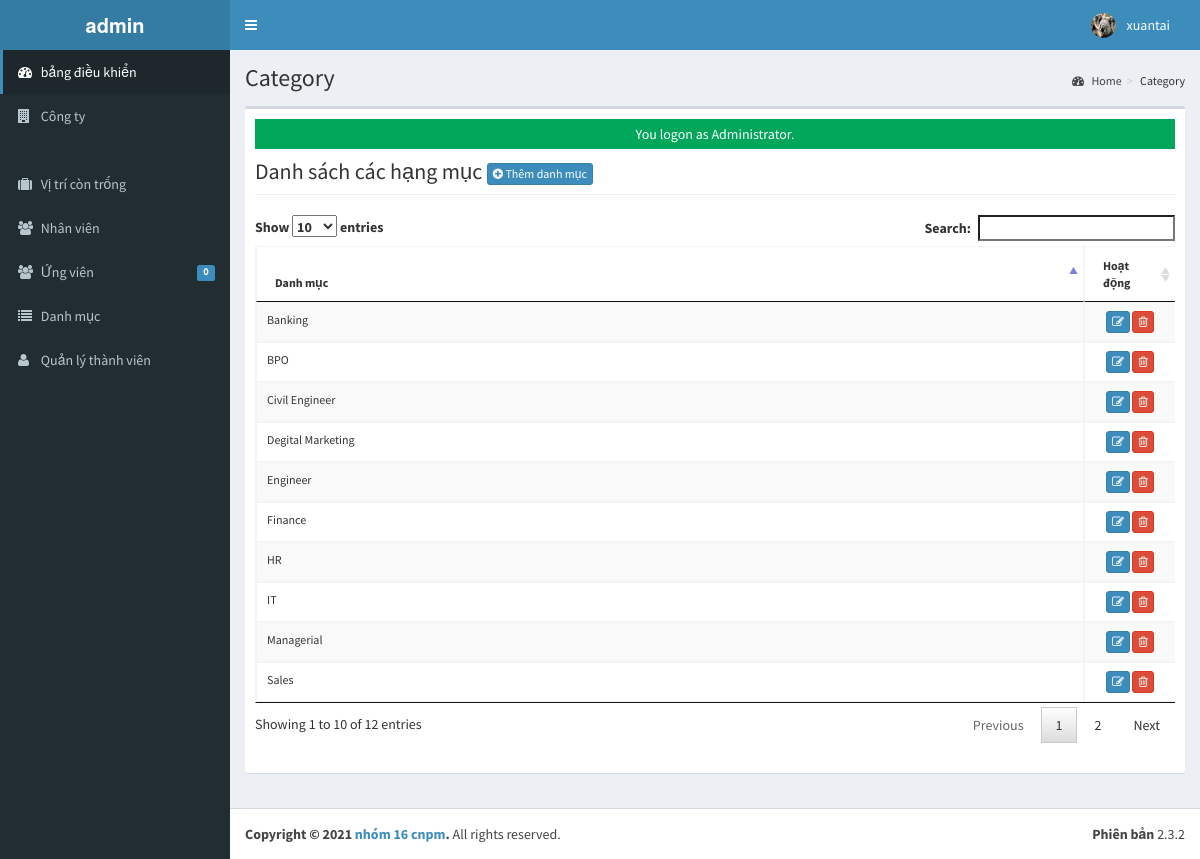
Screenshot of /admin/category/index.php (signed in) with the database file from the repository.
### tables this page shows
CREATE TABLE `tblusers` (
  `USERID` varchar(30) NOT NULL,
  `FULLNAME` varchar(40) NOT NULL,
  `USERNAME` varchar(90) NOT NULL,
  `PASS` varchar(90) NOT NULL,
  `ROLE` varchar(30) NOT NULL,
  `PICLOCATION` varchar(255) NOT NULL
);

CREATE TABLE `tblcategory` (
  `CATEGORYID` int(11) NOT NULL,
  `CATEGORY` varchar(250) NOT NULL
);

### admin/category/index.php (called while the page is built, shortened)
<?php
require_once("../../include/initialize.php");
$title="Category";
require_once ("../theme/templates.php");
?>

### include/database.php (called while the page is built, shortened)
<?php
class Database {
	var $sql_string = '';
	private $conn;
	public function open_connection() {
		$this->conn = mysqli_connect(server,user,pass);
		if(!$this->conn){
			echo "Sự cố trong kết nối cơ sở dữ liệu! Liên hệ với quản trị viên!";
			exit();
		}else{
			$db_select = mysqli_select_db($this->conn,database_name);
		}
	}
	function setQuery($sql='') {
		$this->sql_string=$sql;
	}
	function executeQuery() {
		$result = mysqli_query($this->conn,$this->sql_string);
		return $result;
	}
	private function confirm_query($result) {
		return $result;
	}
	function loadResultList( $key='' ) {
		$cur = $this->executeQuery();
		$array = array();
		while ($row = mysqli_fetch_object($cur)) {
			if ($key) {
				$array[$row->$key] = $row;
			} else {
				$array[] = $row;
			}
		}
		return $array;
	}
	function loadSingleResult() {
		$cur = $this->executeQuery();
		while ($row = mysqli_fetch_object($cur)) {
		return $data = $row;
		}
	}
}
$mydb = new Database();
?>

### include/accounts.php (called while the page is built, shortened)
<?php
require_once(LIB_PATH.DS.'database.php');
class User {
	protected static  $tblname = "tblusers";
	function single_user($id=""){
			global $mydb;
			$mydb->setQuery("SELECT * FROM ".self::$tblname."
				Where USERID= '{$id}' LIMIT 1");
			$cur = $mydb->loadSingleResult();
			return $cur;
	}
}
?>

### include/function.php (called while the page is built, shortened)
<?php
function currentpage(){
		$this_page = $_SERVER['SCRIPT_NAME'];
	    $bits = explode('/',$this_page);
		 return $bits[3];
	}
		?>

### admin/category/list.php (the view, shortened to what this page needs)
<div class="row">
      	 <div class="col-lg-12">
           <h1 class="page-header">Danh sách các hạng mục <a href="index.php?view=add" class="btn btn-primary btn-xs  ">  <i class="fa fa-plus-circle fw-fa"></i> Thêm danh mục</a>  </h1>
      		</div>
  		 </div>
 		    <form action="controller.php?action=delete" Method="POST">
		     <div class="table-responsive">
			<table id="dash-table" class="table table-striped table-bordered table-hover"  style="font-size:12px" cellspacing="0">
			  <thead>
			  	<tr>
			  		<th>
			  		 Danh mục</th>
			  		 <th width="10%" align="center">Hoạt động</th>
			  	</tr>
			  </thead>
			  <tbody>
			  	<?php
			  		$mydb->setQuery("SELECT * FROM `tblcategory`");
			  		$cur = $mydb->loadResultList();
					foreach ($cur as $result) {
			  		echo '<tr>';
			  			echo '<td>' . $result->CATEGORY.'</td>';
			  		echo '<td align="center"><a title="Edit" href="index.php?view=edit&id='.$result->CATEGORYID.'" class="btn btn-primary btn-xs  ">  <span class="fa fa-edit fw-fa"></a>
			  		     <a title="Delete" href="controller.php?action=delete&id='.$result->CATEGORYID.'" class="btn btn-danger btn-xs  ">  <span class="fa  fa-trash-o fw-fa "></a></td>';
			  		echo '</tr>';
			  	}
			  	?>
			  </tbody>
			</table>
			</form>

### admin/theme/templates.php (shortened to what this page needs)
<!DOCTYPE html>
<html>
    <head>
        <link rel="stylesheet" href="<?php echo web_root;?>bootstrap/css/bootstrap.min.css">
        <link rel="stylesheet" href="<?php echo web_root;?>plugins/font-awesome/css/font-awesome.min.css">
        <link rel="stylesheet" href="<?php echo web_root;?>dist/css/AdminLTE.min.css">
        <link rel="stylesheet" href="<?php echo web_root;?>dist/css/skins/_all-skins.min.css">
        <link rel="stylesheet" href="<?php echo web_root;?>plugins/iCheck/flat/blue.css">
        <link rel="stylesheet" href="<?php echo web_root;?>plugins/morris/morris.css">
        <link rel="stylesheet" href="<?php echo web_root;?>plugins/jvectormap/jquery-jvectormap-1.2.2.css">
        <link href="<?php echo web_root; ?>plugins/datepicker/bootstrap-datetimepicker.min.css" rel="stylesheet" media="screen">
        <link rel="stylesheet" href="<?php echo web_root;?>plugins/dataTables/jquery.dataTables.min.css">
        <link rel="stylesheet" href="<?php echo web_root;?>plugins/bootstrap-wysihtml5/bootstrap3-wysihtml5.min.css">
    </head>
 <body class="hold-transition skin-blue fixed sidebar-mini">
<div class="wrapper">
  <header class="main-header">
    <a href="<?php echo web_root;?>/admin/" class="logo">
      <span class="logo-lg"><b>admin</b></span>
    </a>
    <nav class="navbar navbar-static-top" role="navigation">
      <a href="#" class="sidebar-toggle" data-toggle="offcanvas" role="button">
      </a>
      <div class="navbar-custom-menu">
        <ul class="nav navbar-nav">
          <?php
              $user = New User();
              $singleuser = $user->single_user($_SESSION['ADMIN_USERID']);
          ?>
          <li class="dropdown user user-menu" style="padding-right: 15px;"  >
            <a href="#" class="dropdown-toggle" data-toggle="dropdown">
              <img src="<?php echo web_root.'admin/user/'. $singleuser->PICLOCATION;?>" class="user-image" alt="User Image">
              <span class="hidden-xs"><?php echo $singleuser->FULLNAME; ?></span>
            </a>
          </li>
        </ul>
      </div>
    </nav>
  </header>
  <aside class="main-sidebar">
    <section class="sidebar">
      <ul class="sidebar-menu">
        <li  class="<?php echo (currentpage() == 'index.php') ? "active" : false;?>" >
          <a href="<?php echo web_root ;?>admin/">
            <i class="fa fa-dashboard"></i> <span>bảng điều khiển</span>
          </a>
        </li>
        <li class="<?php echo (currentpage() == 'company') ? "active" : false;?>" >
          <a href="<?php echo web_root ;?>admin/company/">
            <i class="fa fa-building"></i> <span>Công ty
        </li>
        <li class="<?php echo (currentpage() == 'vacancy') ? "active" : false;?>" >
          <a href="<?php echo web_root ;?>admin/vacancy/">
            <i class="fa fa-suitcase"></i> <span>Vị trí còn trống</span>
          </a>
        </li>
        <li class="<?php echo (currentpage() == 'employee') ? "active" : false;?>" >
          <a href="<?php echo web_root ;?>admin/employee/">
            <i class="fa fa-users"></i> <span>Nhân viên</span>
          </a>
        </li>
        <li class="<?php echo (currentpage() == 'applicants') ? "active" : false;?>" >
          <a href="<?php echo web_root ;?>admin/applicants/">
            <i class="fa fa-users"></i> <span>Ứng viên</span>
            <span class="label label-primary pull-right">
              <?php
                $sql = "SELECT count(*) as 'APPL' FROM `tbljobregistration` WHERE `PENDINGAPPLICATION`=1";
                $mydb->setQuery($sql);
                $pending = $mydb->loadSingleResult();
                echo $pending->APPL;
              ?>
            </span>
          </a>
        </li>
        <li class="<?php echo (currentpage() == 'category') ? "active" : false;?>" >
          <a href="<?php echo web_root ;?>admin/category/">
            <i class="fa fa-list"></i> <span>Danh mục</span>
          </a>
        </li>
         <li class="<?php echo (currentpage() == 'user') ? "active" : false;?>">
          <a href="<?php echo web_root; ?>admin/user/">
            <i class="fa fa-user"></i> <span>Quản lý thành viên</span> </a>
        </li>
      </ul>
    </section>
  </aside>
  <div class="content-wrapper">
  <section class="content-header">
      <h1>
        <?php echo isset($title) ? $title : ''; ?>
      </h1>
      <ol class="breadcrumb">
        <?php
          if ($title!='Home') {
            $active_title = '';
            if (isset($_GET['view'])) {
              $active_title = '<li class='.$active_title.'><a href="index.php">'.$title.'</a></li>';
            }else{
              $active_title = '<li class='.$active_title.'>'.$title.'</li>';
            }
            echo '<li><a href='.web_root.'admin/><i class="fa fa-dashboard"></i> Home</a></li>';
            echo  $active_title;
          }
        ?>
      </ol>
    </section>
         <section class="content">
          <div class="row">
            <div class="col-xs-12">
              <div class="box">
                <div class="box-body">
              <?php
               require_once $content;
               ?>
             </div>
           </div>
         </div>
         </section>
 </div>
  <footer class="main-footer">
    <div class="pull-right hidden-xs">
      <b>Phiên bản</b> 2.3.2
    </div>
    <strong>Copyright &copy; 2021 <a href="#">nhóm 16 cnpm</a>.</strong> All rights
    reserved.
  </footer>
    </body>
</html>

### rows the page displays
tblusers: PICLOCATION (picture), FULLNAME "xuantai"
tblcategory: CATEGORY "Managerial"
tblcategory: CATEGORY "Engineer"
tblcategory: CATEGORY "IT"
tblcategory: CATEGORY "Civil Engineer"
tblcategory: CATEGORY "HR"
tblcategory: CATEGORY "Sales"
tblcategory: CATEGORY "Banking"
tblcategory: CATEGORY "Finance"
tblcategory: CATEGORY "BPO"
tblcategory: CATEGORY "Degital Marketing"

### other values shown
$pending->APPL "0"
$title "Category"
$_SESSION['message'] "You logon as Administrator."
